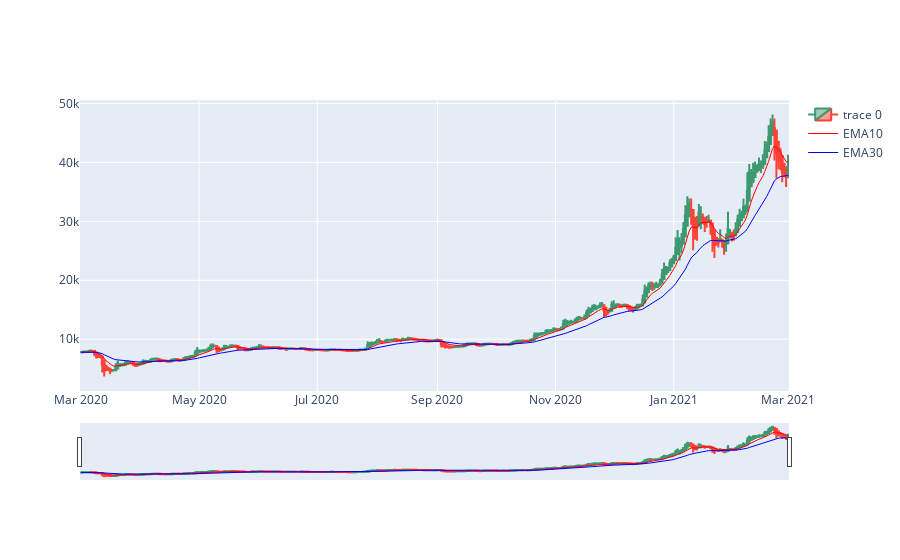

Write notebook code for a chart like this one.
### Markdown cell above
##### Codice preso da https://www.youtube.com/watch?v=8TCUKYM-_pY

### Code cell
dfpl = dati[:]
fig = go.Figure(data=[go.Candlestick(x=dfpl.index,
                open=dfpl['HA_Open'],
                high=dfpl['HA_High'],
                low=dfpl['HA_Low'],
                close=dfpl['HA_Close']),
                     go.Scatter(x=dfpl.index, y=dfpl.EMA10, line=dict(color='red', width=1), name="EMA10"),
                     go.Scatter(x=dfpl.index, y=dfpl.EMA30, line=dict(color='blue', width=1), name="EMA30")])

fig.show()

### Figure 1 — Plotly figure (JSON) as saved in the notebook; plotly's stock layout.template omitted (floating-point values rounded to 4 significant figures; data arrays with more than 128 entries replaced by an {"elided": "..."} marker saying what was removed)
{"data": [{"close": {"elided": "366 float values"}, "high": {"elided": "366 float values"}, "low": {"elided": "366 float values"}, "open": {"elided": "366 float values"}, "type": "candlestick", "x": {"elided": "366 str values"}}, {"line": {"color": "red", "width": 1}, "name": "EMA10", "type": "scatter", "x": {"elided": "366 str values"}, "y": {"elided": "366 float values"}}, {"line": {"color": "blue", "width": 1}, "name": "EMA30", "type": "scatter", "x": {"elided": "366 str values"}, "y": {"elided": "366 float values"}}], "layout": {}}
